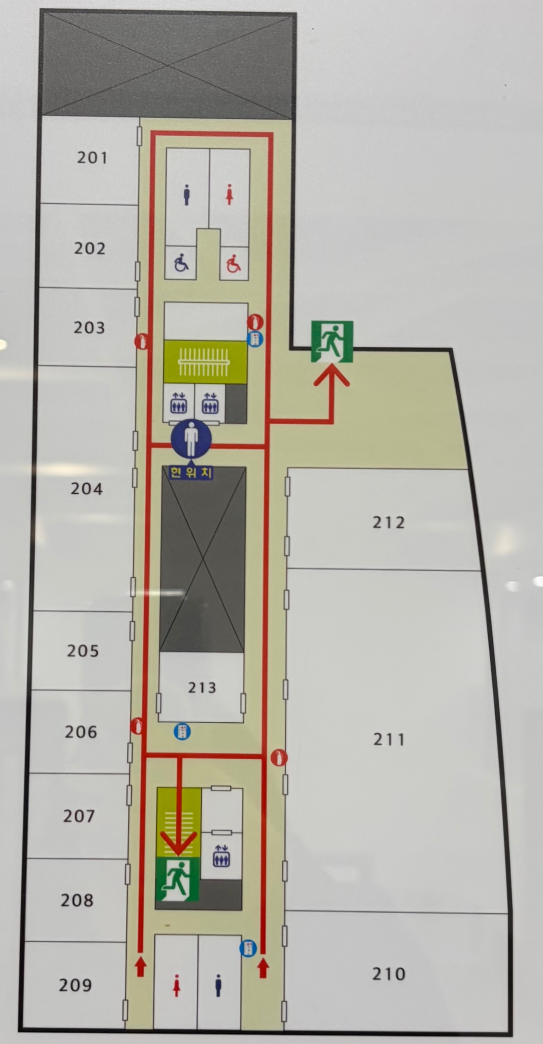
#> input picture stage1/image.jpg, 1627 x 3132 px (shown at 1/3 size)
$ python gridcell_extract.py
#> lines starting #> are read from the running program, lines starting #| are printed output that depends on the picture; after the words box and inside, x2 and y2 are one past the last pixel; in counts of white or black regions, pixels touching at a corner belong together
import cv2
import numpy as np
import math

img = cv2.imread("image.jpg")
#> img is the input picture: shape (3132, 1627, 3); mean B, G, R 169.8, 178.9, 181.7

img = cv2.resize(img, None, fx=1/3, fy=1/3, interpolation=cv2.INTER_AREA)
#> img: shape (1044, 542, 3)
hsv = cv2.cvtColor(img, cv2.COLOR_BGR2HSV)
#> hsv: shape (1044, 542, 3); mean H, S, V 29, 20.7, 182.6

ranges = [
    ((0, 45, 60),   (10, 255, 255)),    # red low
    ((165, 45, 60), (179, 255, 255)),   # red high
    ((90, 35, 50),  (135, 255, 255)),   # blue
]

mask = np.zeros(hsv.shape[:2], dtype=np.uint8)

for lower, upper in ranges:
    mask |= cv2.inRange(
        hsv,
        np.array(lower, dtype=np.uint8),
        np.array(upper, dtype=np.uint8)
    )
#> this loop made 3 passes
#> pass 1, `mask |= cv2.inRange( hsv, np.array(lower, dtype=np.uint8), np.array(up..`:
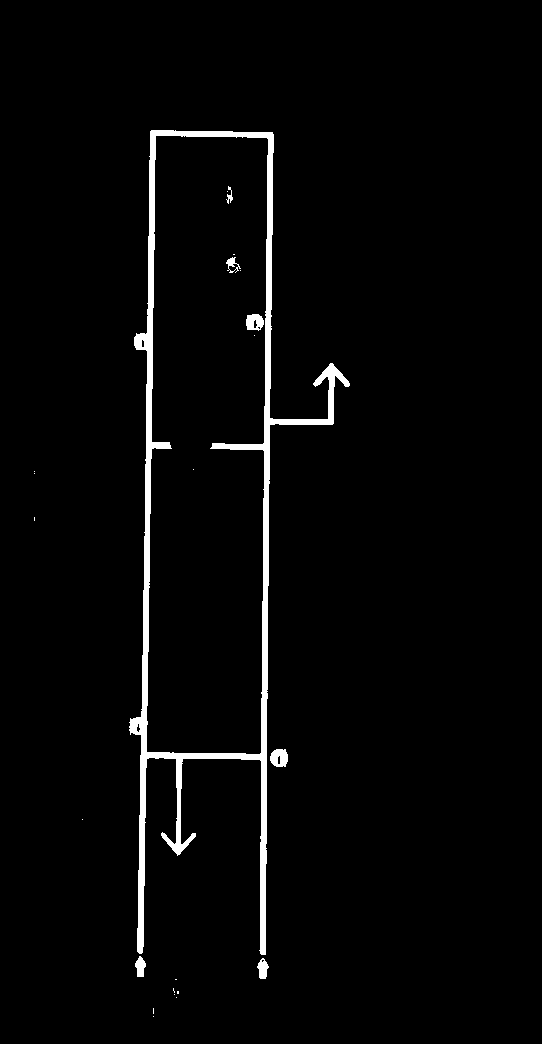
#> mask: shape (1044, 542); 2.6% white; 23 white regions (16 under 20 px), largest, box (x1, y1, x2, y2) and area: (129, 130, 350, 955) 13697, (270, 749, 288, 767) 256, (246, 314, 264, 331) 230

kernel = cv2.getStructuringElement(cv2.MORPH_RECT, (3, 3))
mask = cv2.morphologyEx(mask, cv2.MORPH_CLOSE, kernel)
#> mask: shape (1044, 542); 3.2% white; 21 white regions (8 under 20 px), largest, box (x1, y1, x2, y2) and area: (129, 130, 350, 977) 16154, (270, 749, 288, 767) 273, (213, 846, 230, 867) 247
mask = cv2.dilate(mask, kernel)
#> mask: shape (1044, 542); 4.3% white; 21 white regions (7 under 20 px), largest, box (x1, y1, x2, y2) and area: (128, 129, 351, 978) 21578, (212, 845, 231, 868) 357, (269, 748, 289, 768) 349

rb_removed = img.copy()
rb_removed[mask != 0] = 255
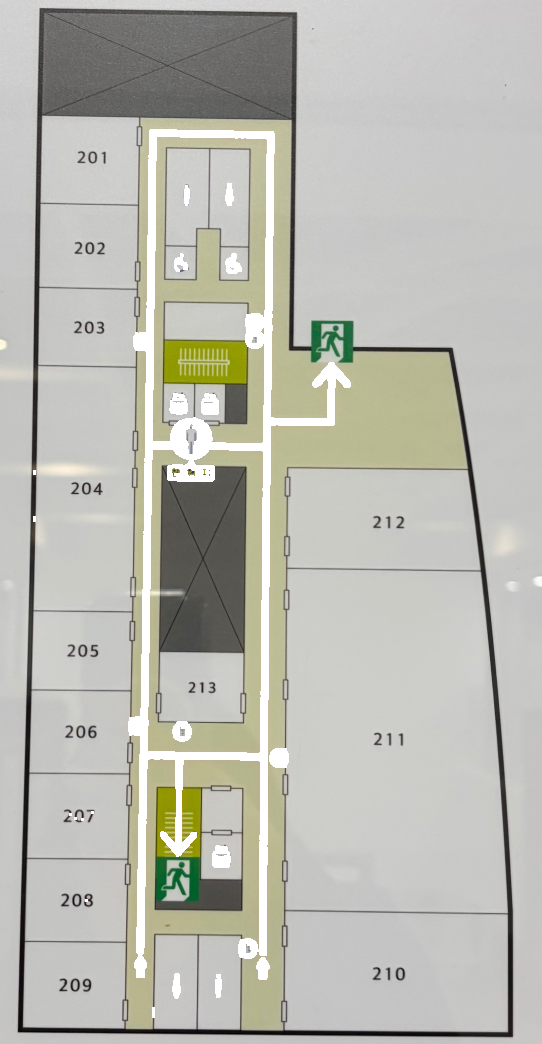
#> rb_removed: shape (1044, 542, 3); mean B, G, R 177.4, 186, 185.9
enhanced = rb_removed.copy()

# 어두운 영역 마스크
gray_temp = cv2.cvtColor(enhanced, cv2.COLOR_BGR2GRAY)
dark_mask = gray_temp < 150
#> dark_mask: shape (1044, 542) bool; 13.5% white; 78 white regions (31 under 20 px), largest, box (x1, y1, x2, y2) and area: (17, 8, 513, 1037) 47448, (155, 465, 247, 724) 15614, (154, 785, 244, 911) 5688

# 어두운 픽셀 검은색으로
enhanced[dark_mask] = 0
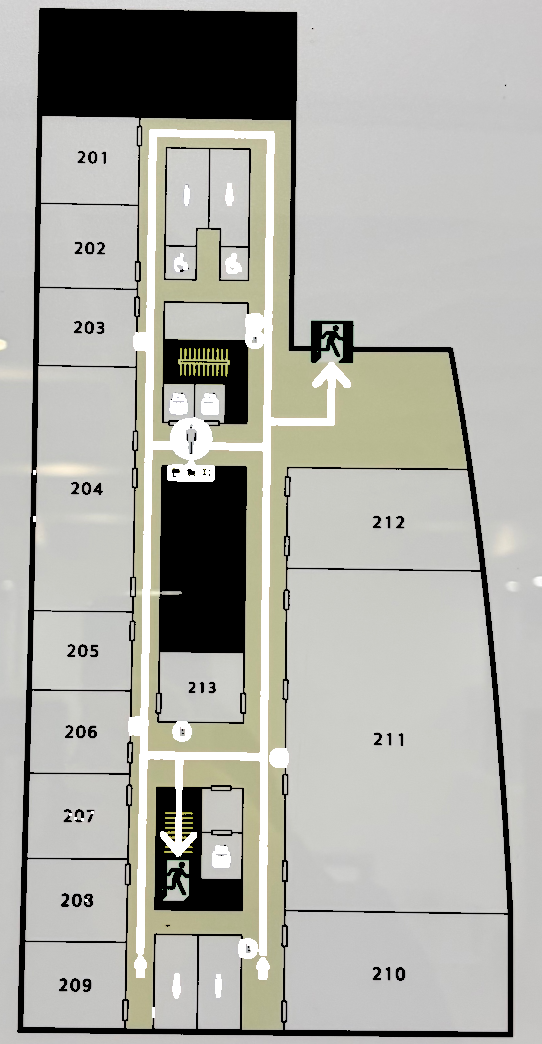
#> enhanced: shape (1044, 542, 3); 13.47% of pixels changed, all inside (x1, y1, x2, y2) = (17, 8, 513, 1037)

# 이후 enhanced를 gray로 변환
gray = cv2.cvtColor(enhanced, cv2.COLOR_BGR2GRAY)
black_mask = cv2.inRange(gray, 0, 130)
cv2.imwrite("result.jpg", black_mask)
cv2.imwrite("processed_image.jpg", black_mask)


num_labels, labels, stats, _ = cv2.connectedComponentsWithStats(
    black_mask,
    connectivity=8
)
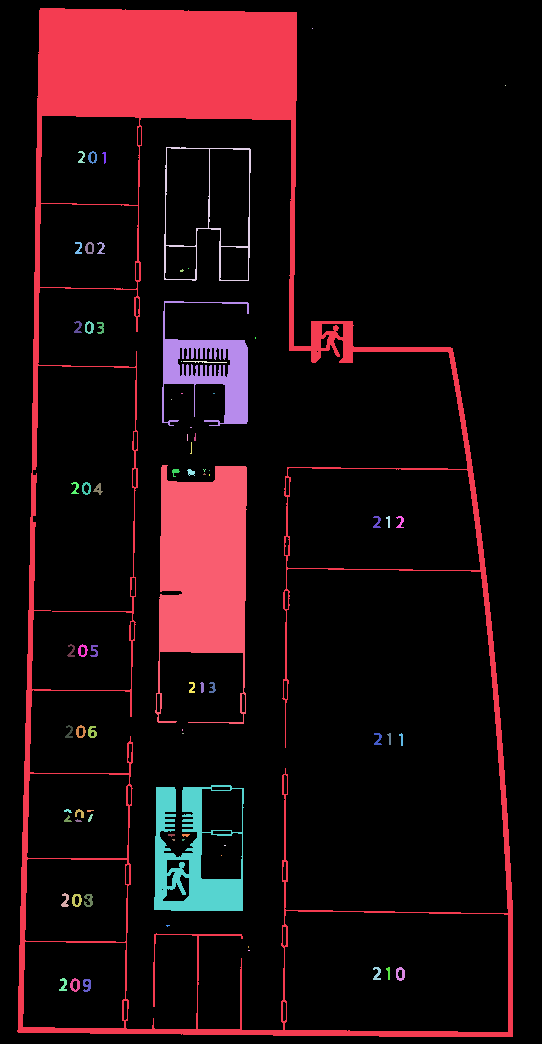
#> labels: shape (1044, 542) int32; 79 distinct labels, from 0 to 78; one colour per label, 0 black
#> num_labels = 79; stats = 79 rows, first 6: [0, 0, 542, 1044, 489601], [17, 8, 496, 1029, 47448], [312, 28, 1, 1, 1], [505, 85, 1, 1, 1], [164, 147, 87, 134, 947], [78, 151, 7, 12, 42]

clean = np.zeros_like(black_mask)

min_area = 80      # 너무 작은 흰 객체 제거
min_width = 15     # 숫자처럼 작은 폭 제거
min_height = 15

for i in range(1, num_labels):  # 0은 배경
    x, y, w, h, area = stats[i]

    # 숫자/작은 노이즈 제거
    if area < min_area:
        continue

    # 너무 작은 객체 제거
    if w < min_width and h < min_height:
        continue

    clean[labels == i] = 255
#> this loop made 78 passes
#> (x, y, w, h, area) on passes 1, 4, 5, 6, 7, 8, 9, 10, 13, 14, 15, 16: (17, 8, 496, 1029, 47448), (164, 147, 87, 134, 947), (78, 151, 7, 12, 42), (88, 151, 9, 13, 59), (102, 152, 4, 12, 26), (75, 242, 7, 12, 46), (85, 242, 9, 12, 62), (97, 242, 8, 12, 44), (162, 301, 87, 125, 4269), (74, 321, 8, 12, 50), (85, 321, 9, 13, 65), (97, 322, 7, 12, 49)
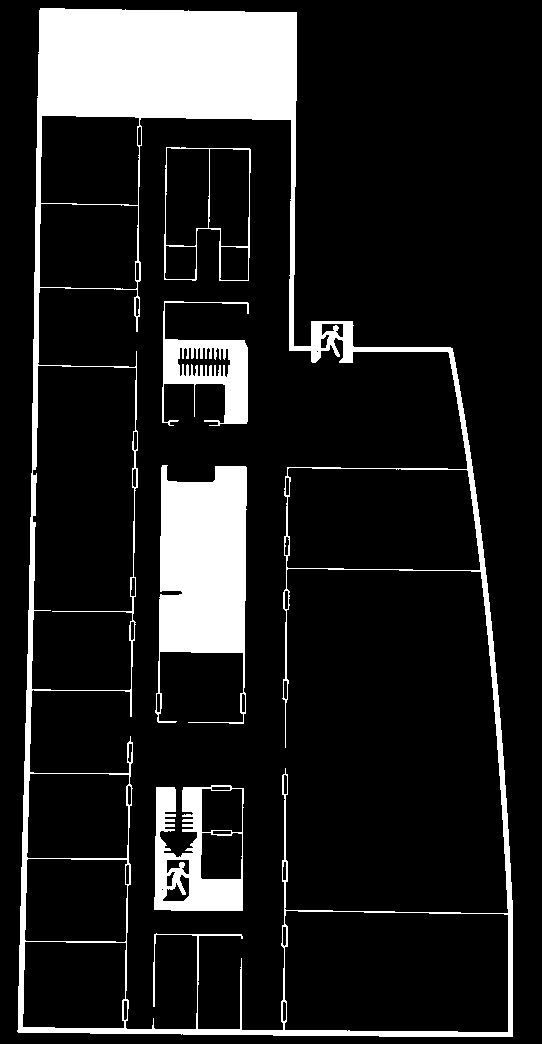
#> clean: shape (1044, 542); 13.1% white; 5 white regions, box (x1, y1, x2, y2) and area: (17, 8, 513, 1037) 47448, (155, 465, 247, 724) 15614, (154, 785, 244, 911) 5688, (162, 301, 249, 426) 4269, (164, 147, 251, 281) 947

cv2.imwrite("before.jpg", black_mask)
cv2.imwrite("clean.jpg", clean)


# 그리드맵 만들기
binary_img = clean.copy()

grid_size = 5  # 5x5픽셀 = 1셀
h, w = binary_img.shape
#> h = 1044; w = 542

grid_h = int(np.ceil(h / grid_size))
#> grid_h = 209
grid_w = int(np.ceil(w / grid_size))
#> grid_w = 109

grid_map = np.zeros((grid_h, grid_w), dtype=np.uint8)

# 셀 안에서 흰색 비율이 이 값 이상이면 벽
white_threshold = 0.05   # 5%

for gy in range(grid_h):
    for gx in range(grid_w):
        y1 = gy * grid_size
        y2 = min((gy + 1) * grid_size, h)
        x1 = gx * grid_size
        x2 = min((gx + 1) * grid_size, w)

        cell = binary_img[y1:y2, x1:x2]

        white_ratio = np.count_nonzero(cell == 255) / cell.size

        if white_ratio > white_threshold:
            grid_map[gy, gx] = 1   # 벽
        else:
            grid_map[gy, gx] = 0   # 빈 공간
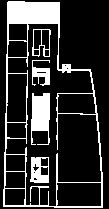
#> grid_map: shape (209, 109); values 0 (black) and 1 (white), 19.2% white; 5 white regions, box (x1, y1, x2, y2) and area: (3, 1, 103, 208) 2928, (31, 93, 50, 145) 711, (30, 157, 49, 183) 340, (32, 60, 50, 86) 250, (32, 29, 51, 57) 153

# grid_map을 이미지로 시각화
np.save("grid_map.npy", grid_map)

# ── 셀 단위 시각화 ──────────────────────────────────────────
CELL_PX   = 30                          # 출력 이미지에서 1셀 = 30px
WALL_CLR  = (30,  30,  30)              # 벽:  거의 검정
PASS_CLR  = (200, 185, 155)             # 통로: 베이지
LINE_CLR  = (120, 120, 120)             # 격자선: 회색

vis_h = grid_h * CELL_PX
#> vis_h = 6270
vis_w = grid_w * CELL_PX
#> vis_w = 3270
cell_vis = np.full((vis_h, vis_w, 3), 240, dtype=np.uint8)

for gy in range(grid_h):
    for gx in range(grid_w):
        y1c = gy * CELL_PX;  y2c = y1c + CELL_PX
        x1c = gx * CELL_PX;  x2c = x1c + CELL_PX
        cell_vis[y1c:y2c, x1c:x2c] = WALL_CLR if grid_map[gy, gx] == 1 else PASS_CLR
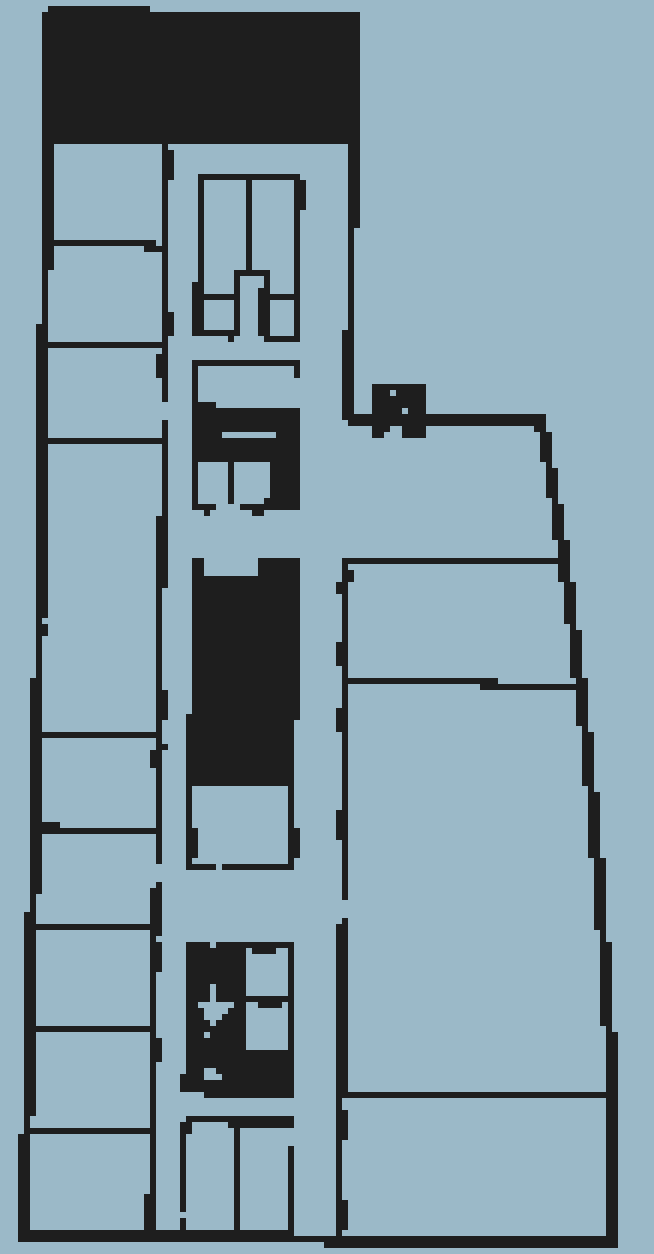
#> cell_vis: shape (6270, 3270, 3) (shown at 1/5 size); mean of channels 0, 1, 2 167.3, 155.2, 131; drawn as B, G, R

# 격자선
for gy in range(grid_h + 1):
    cv2.line(cell_vis, (0, gy * CELL_PX), (vis_w, gy * CELL_PX), LINE_CLR, 1)
for gx in range(grid_w + 1):
    cv2.line(cell_vis, (gx * CELL_PX, 0), (gx * CELL_PX, vis_h), LINE_CLR, 1)

# 셀 좌표 텍스트 (5셀마다)
for gy in range(0, grid_h, 5):
    for gx in range(0, grid_w, 5):
        cv2.putText(cell_vis, f"{gx},{gy}",
                    (gx * CELL_PX + 2, gy * CELL_PX + CELL_PX - 4),
                    cv2.FONT_HERSHEY_PLAIN, 0.6, (80, 80, 80), 1)

cv2.imwrite("binary_img.jpg",   binary_img)
cv2.imwrite("grid_cell_vis.jpg", cell_vis)
print(f"그리드 크기: {grid_w}cols × {grid_h}rows  |  "
      f"벽={int(grid_map.sum())}  통로={(grid_map==0).sum()}")
#| 그리드 크기: 109cols × 209rows  |  벽=4382  통로=18399
